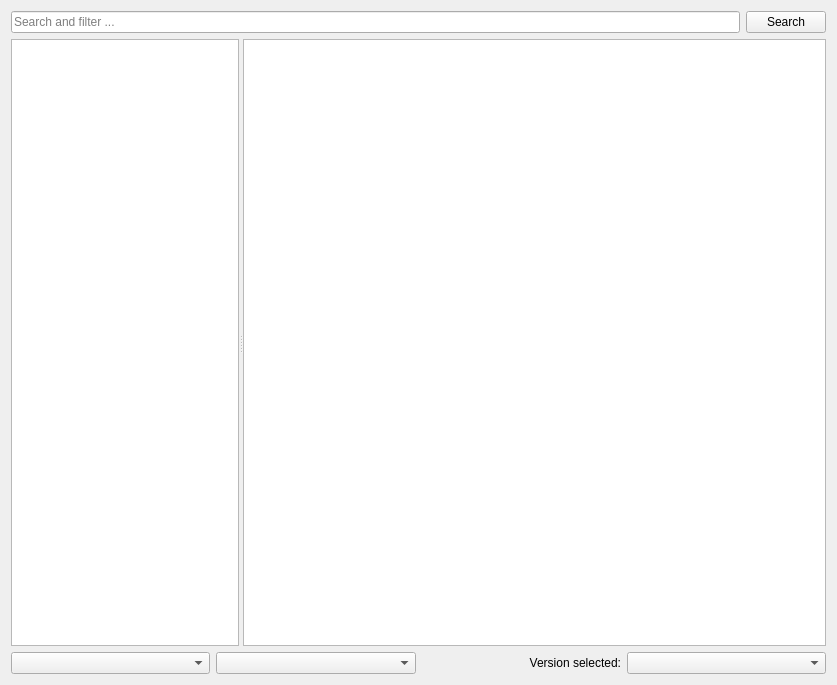
<?xml version="1.0" encoding="UTF-8"?>
<ui version="4.0">
 <class>ModrinthPage</class>
 <widget class="QWidget" name="ModrinthPage">
  <property name="geometry">
   <rect>
    <x>0</x>
    <y>0</y>
    <width>837</width>
    <height>685</height>
   </rect>
  </property>
  <layout class="QVBoxLayout">
   <item>
    <layout class="QHBoxLayout">
     <item>
      <widget class="QLineEdit" name="searchEdit">
       <property name="placeholderText">
        <string>Search and filter ...</string>
       </property>
      </widget>
     </item>
     <item>
      <widget class="QPushButton" name="searchButton">
       <property name="text">
        <string>Search</string>
       </property>
      </widget>
     </item>
    </layout>
   </item>
   <item>
    <widget class="QSplitter" name="splitter">
     <property name="orientation">
      <enum>Qt::Horizontal</enum>
     </property>
     <property name="childrenCollapsible">
      <bool>false</bool>
     </property>
     <widget class="QListView" name="packView">
      <property name="horizontalScrollBarPolicy">
       <enum>Qt::ScrollBarAlwaysOff</enum>
      </property>
      <property name="sizeAdjustPolicy">
       <enum>QAbstractScrollArea::AdjustToContents</enum>
      </property>
      <property name="alternatingRowColors">
       <bool>false</bool>
      </property>
      <property name="iconSize">
       <size>
        <width>64</width>
        <height>64</height>
       </size>
      </property>
      <property name="viewMode">
       <enum>QListView::IconMode</enum>
      </property>
      <property name="wordWrap">
       <bool>true</bool>
      </property>
      <property name="gridSize">
       <size>
        <width>160</width>
        <height>120</height>
       </size>
      </property>
      <property name="movement">
       <enum>QListView::Static</enum>
      </property>
      <property name="resizeMode">
       <enum>QListView::Adjust</enum>
      </property>
     </widget>
     <widget class="QTextBrowser" name="packDescription">
      <property name="openExternalLinks">
       <bool>true</bool>
      </property>
      <property name="openLinks">
       <bool>true</bool>
      </property>
     </widget>
    </widget>
   </item>
   <item>
    <layout class="QHBoxLayout">
     <item>
      <widget class="QComboBox" name="categoryBox">
       <property name="minimumSize">
        <size>
         <width>150</width>
         <height>0</height>
        </size>
       </property>
      </widget>
     </item>
     <item>
      <widget class="QComboBox" name="sortByBox"/>
     </item>
     <item>
      <widget class="QLabel" name="label">
       <property name="text">
        <string>Version selected:</string>
       </property>
       <property name="alignment">
        <set>Qt::AlignRight|Qt::AlignTrailing|Qt::AlignVCenter</set>
       </property>
      </widget>
     </item>
     <item>
      <widget class="QComboBox" name="versionSelectionBox"/>
     </item>
    </layout>
   </item>
  </layout>
 </widget>
 <tabstops>
  <tabstop>searchEdit</tabstop>
  <tabstop>searchButton</tabstop>
  <tabstop>packView</tabstop>
  <tabstop>packDescription</tabstop>
  <tabstop>sortByBox</tabstop>
  <tabstop>versionSelectionBox</tabstop>
 </tabstops>
 <resources/>
 <connections/>
</ui>
